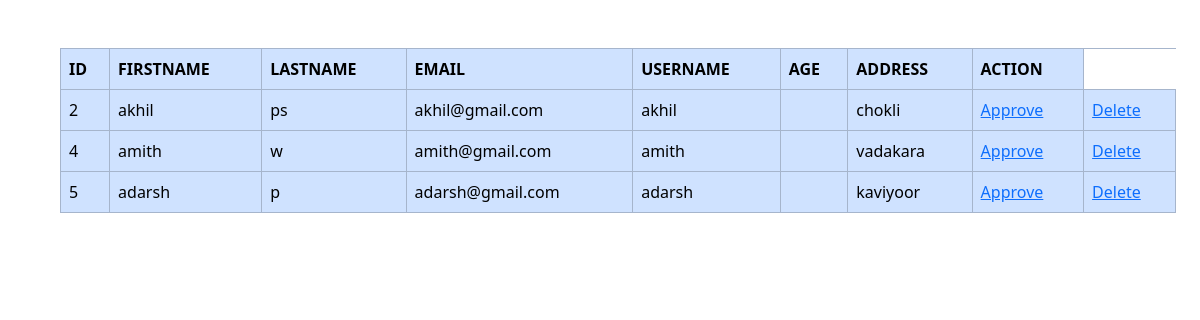
The app's page /viewstudents with its own data.
### newapp/models.py (models this page shows)
class Student(models.Model):
    Depid=models.ForeignKey(Department,on_delete=models.CASCADE)
    sid=models.ForeignKey(User,on_delete=models.CASCADE)
    age=models.IntegerField()
    Address=models.CharField(max_length=100)

class User(AbstractUser):
    USERTYPE=models.CharField(max_length=100)

### newapp/views.py (the view)
# urls.py: path('viewstudents',views.viewstudents,name='viewstudents'),
def viewstudents(request):
    x=Student.objects.all()
    return render(request,'viewstudents.html',{'x1':x})

### newapp/templates/viewstudents.html (shortened to what this page needs)
<!DOCTYPE html>
<html lang="en">
<head>
    <link href="https://cdn.jsdelivr.net/npm/bootstrap@5.3.3/dist/css/bootstrap.min.css" rel="stylesheet">
</head>
<body>
    <div class="container m-5">
        <table class="table table-bordered table-primary">
            <tr>
                <th>ID</th>
                <th>FIRSTNAME</th>
                <th>LASTNAME</th>
                <th>EMAIL</th>
                <th>USERNAME</th>
                <th>AGE</th>
                <th>ADDRESS</th>
                <th>ACTION</th>
            </tr>
            {% for i in x1%}
            <tr>
                <td>{{i.id}}</td>
                <td>{{i.sid.first_name}}</td>
                <td>{{i.sid.last_name}}</td>
                <td>{{i.sid.email}}</td>
                <td>{{i.sid.username}}</td>
                <td>{{i.Age}}</td>
                <td>{{i.Address}}</td>
                <td><a href="approve/{{i.id}}">Approve</a></td>
                <td><a href="deletest/{{i.sid_id}}">Delete</a></td>
            </tr>
            {% endfor %}
        </table>
    </div>
</body>
</html>

### records on screen
Student: id "2", sid.first_name "akhil", sid.last_name "ps", sid.email "akhil@gmail.com", sid.username "akhil", Address "chokli"
Student: id "4", sid.first_name "amith", sid.last_name "w", sid.email "amith@gmail.com", sid.username "amith", Address "vadakara"
Student: id "5", sid.first_name "adarsh", sid.last_name "p", sid.email "adarsh@gmail.com", sid.username "adarsh", Address "kaviyoor"
